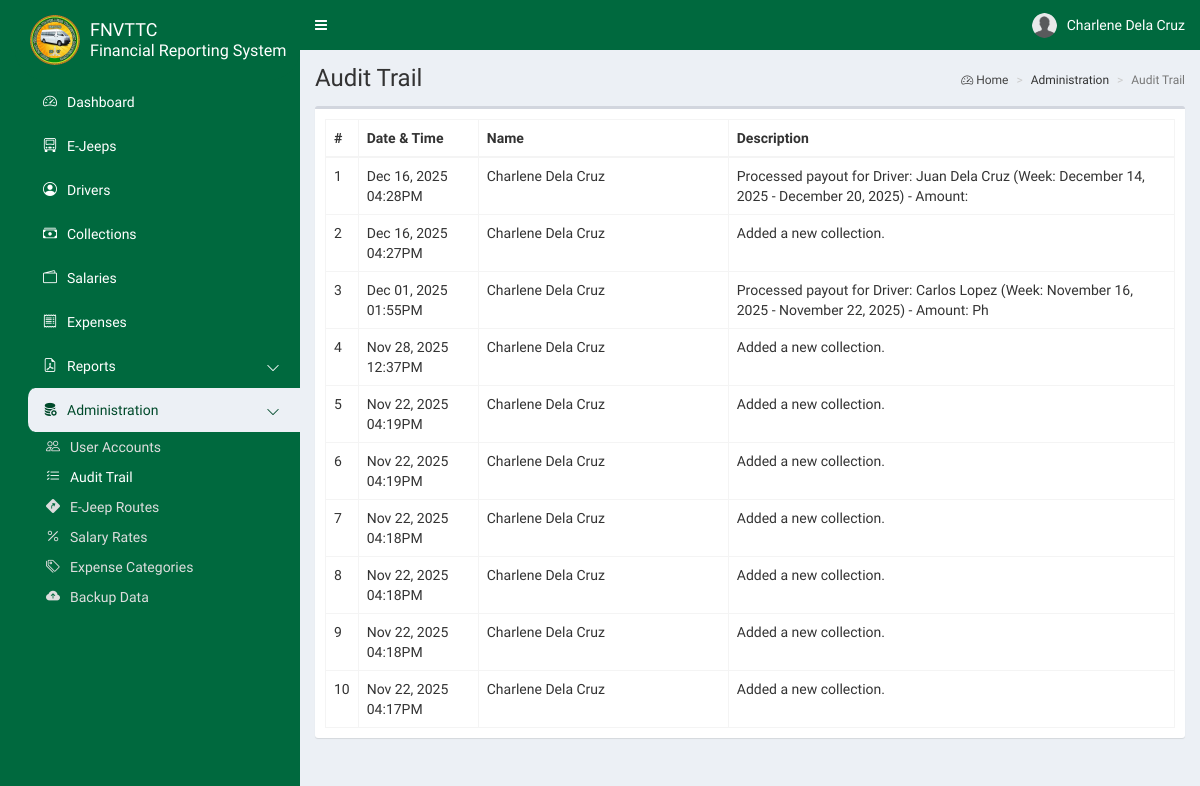
Before: /frs-remote/admin/audittrail.php (signed in) with the older database file.
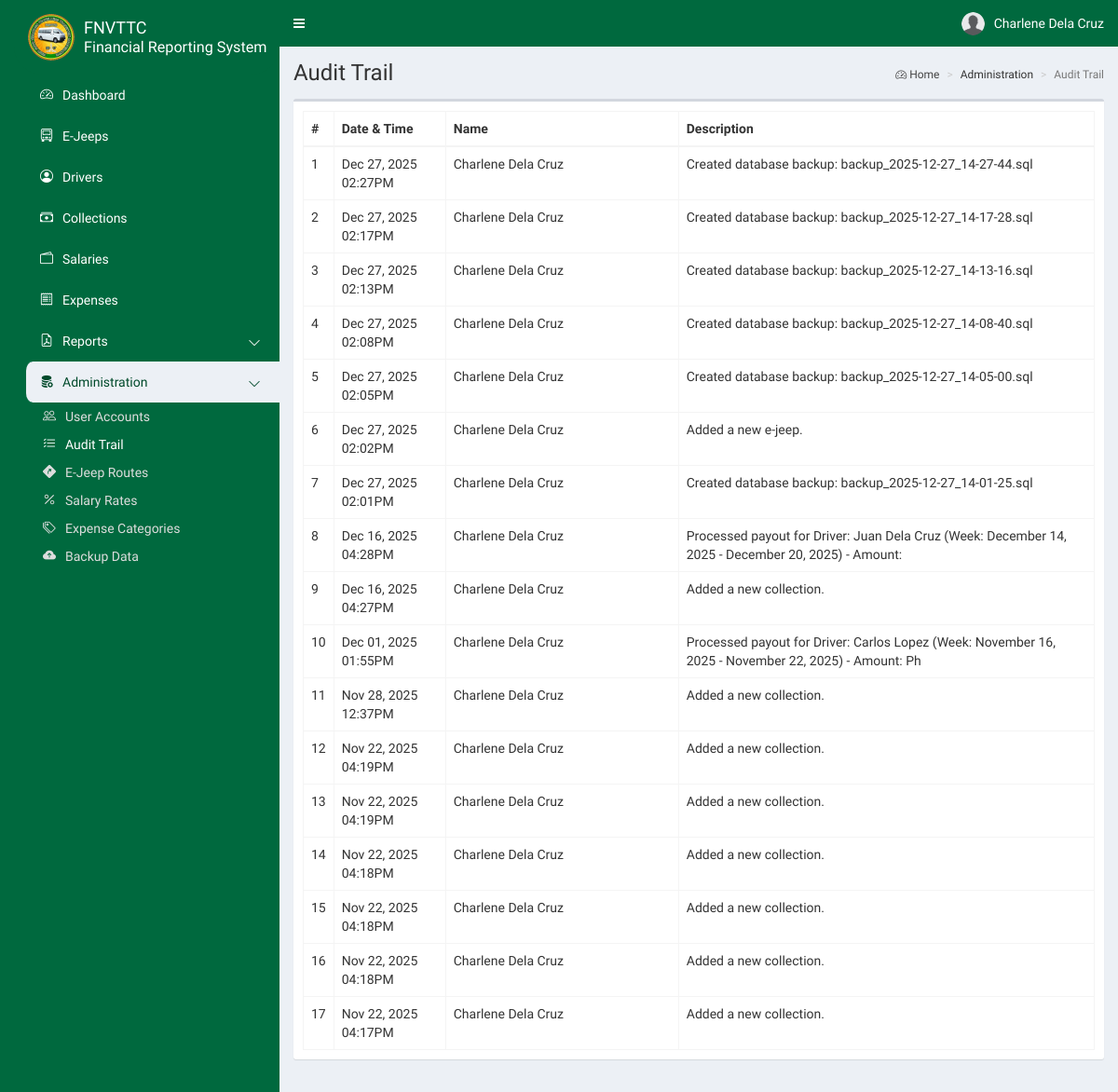
After: the same page with the newer database file.
### tables this page shows
CREATE TABLE `frs_trail` (
  `id` int(11) NOT NULL AUTO_INCREMENT,
  `user_id` int(11) NOT NULL,
  `description` varchar(100) NOT NULL,
  `date` datetime NOT NULL DEFAULT current_timestamp(),
  PRIMARY KEY (`id`),
  KEY `fk_trail_userid` (`user_id`),
  CONSTRAINT `fk_trail_userid` FOREIGN KEY (`user_id`) REFERENCES `frs_users` (`id`) ON DELETE NO ACTION ON UPDATE CASCADE
);

CREATE TABLE `frs_users` (
  `id` int(11) NOT NULL AUTO_INCREMENT,
  `first_name` varchar(50) NOT NULL,
  `last_name` varchar(50) NOT NULL,
  `email` varchar(50) NOT NULL,
  `password` char(32) NOT NULL,
  `type` int(1) NOT NULL,
  `image` varchar(100) NOT NULL,
  `address` varchar(100) NOT NULL,
  `contact` varchar(25) NOT NULL,
  `deleted` bit(1) NOT NULL DEFAULT b'0',
  PRIMARY KEY (`id`)
);

### frs-remote/config/config.php (called while the page is built, shortened)
<?php
class Connection {
    private $dbHost;
    private $dbUser;
    private $dbPass;
    private $dbName;
    public function __construct() {
        $this->dbHost = $_ENV['DB_HOST'];
        $this->dbUser = $_ENV['DB_USER'];
        $this->dbPass = $_ENV['DB_PASS'];
        $this->dbName = $_ENV['DB_NAME'];
    }
    public function getConnection() {
        try {
            $pdo = new PDO("mysql:host=" . $this->dbHost . ";dbname=" . $this->dbName, $this->dbUser, $this->dbPass);
            $pdo->setAttribute(PDO::ATTR_ERRMODE, PDO::ERRMODE_EXCEPTION);
            $pdo->setAttribute(PDO::ATTR_DEFAULT_FETCH_MODE, PDO::FETCH_ASSOC);
            return $pdo;
        }
        catch (Exception $e) {
            echo 'Error: ' . $e->getmessage();
        }
    }
}

### frs-remote/admin/audittrail.php (the view, shortened to what this page needs)
<?php
require_once '../config/config.php';
class Trail {
    private $db;
    public function __construct() {
        $conn = new Connection();
        $this->db = $conn->getConnection();
    }
    public function getData(){
        $trail_sql = "SELECT * FROM `frs_trail` AS a JOIN `frs_users` AS b ON a.`user_id` = b.`id` ORDER BY a.`date` DESC";
        $trail_stmt = $this->db->query($trail_sql);
        return $trail_stmt->fetchAll();
    }
}
$trail = new Trail();
$trails = $trail->getData();
?>
<!DOCTYPE html>
<html style="background-color: #00693e;">
<head>
<?php include '../common/head.php'; ?>
</head>
<body class="hold-transition skin-blue sidebar-mini">
    <div class="wrapper">
<?php include '../common/navbar.php'; ?>
<?php include '../common/sidebar.php'; ?>
        <div class="content-wrapper">
            <section class="content-header">
                <h1>Audit Trail</h1>
                <ol class="breadcrumb">
                    <li><a href="#"><i class="bi bi-speedometer2"></i> Home</a></li>
                    <li>Administration</li>
                    <li class="active">Audit Trail</li>
                </ol>
            </section>
            <section class="content">
                <div class="row">
                    <div class="col-xs-12">
                        <div class="box">
                            <div class="box-body table-responsive">
                                <table id="example1" class="table table-bordered">
                                    <thead>
                                        <tr>
                                            <th style="width: 12px; max-width: 12px !important;">#</th>
                                            <th style="width: 120px; max-width: 120px !important;">Date & Time</th>
                                            <th style="width: 250px; max-width: 250px !important;">Name</th>
                                            <th>Description</th>
                                        </tr>
                                    </thead>
                                    <tbody>
<?php
$id = 1;
foreach ($trails as $row) { ?>
<tr>
    <td><?php echo $id; ?></td>
    <td><?php echo (new DateTime($row['date']))->format('M d, Y h:iA'); ?></td>
    <td><?php echo $row['first_name'] . " " . $row['last_name']; ?></td>
    <td><?php echo $row['description']; ?></td>
</tr>
<?php $id++; } ?>
                                    </tbody>
                                </table>
                            </div>
                        </div>
                    </div>
                </div>
            </section>
        </div>
    </div>
</body>
</html>

Changed rows visible on the page:
added frs_trail: date "Dec 27, 2025 02:27PM", user.first_name "Charlene", user.last_name "Dela Cruz", description "Created database backup: backup_2025-12-27_14-27-44.sql"
added frs_trail: date "Dec 27, 2025 02:17PM", user.first_name "Charlene", user.last_name "Dela Cruz", description "Created database backup: backup_2025-12-27_14-17-28.sql"
added frs_trail: date "Dec 27, 2025 02:13PM", user.first_name "Charlene", user.last_name "Dela Cruz", description "Created database backup: backup_2025-12-27_14-13-16.sql"
added frs_trail: date "Dec 27, 2025 02:08PM", user.first_name "Charlene", user.last_name "Dela Cruz", description "Created database backup: backup_2025-12-27_14-08-40.sql"
added frs_trail: date "Dec 27, 2025 02:05PM", user.first_name "Charlene", user.last_name "Dela Cruz", description "Created database backup: backup_2025-12-27_14-05-00.sql"
added frs_trail: date "Dec 27, 2025 02:02PM", user.first_name "Charlene", user.last_name "Dela Cruz", description "Added a new e-jeep."
added frs_trail: date "Dec 27, 2025 02:01PM", user.first_name "Charlene", user.last_name "Dela Cruz", description "Created database backup: backup_2025-12-27_14-01-25.sql"
